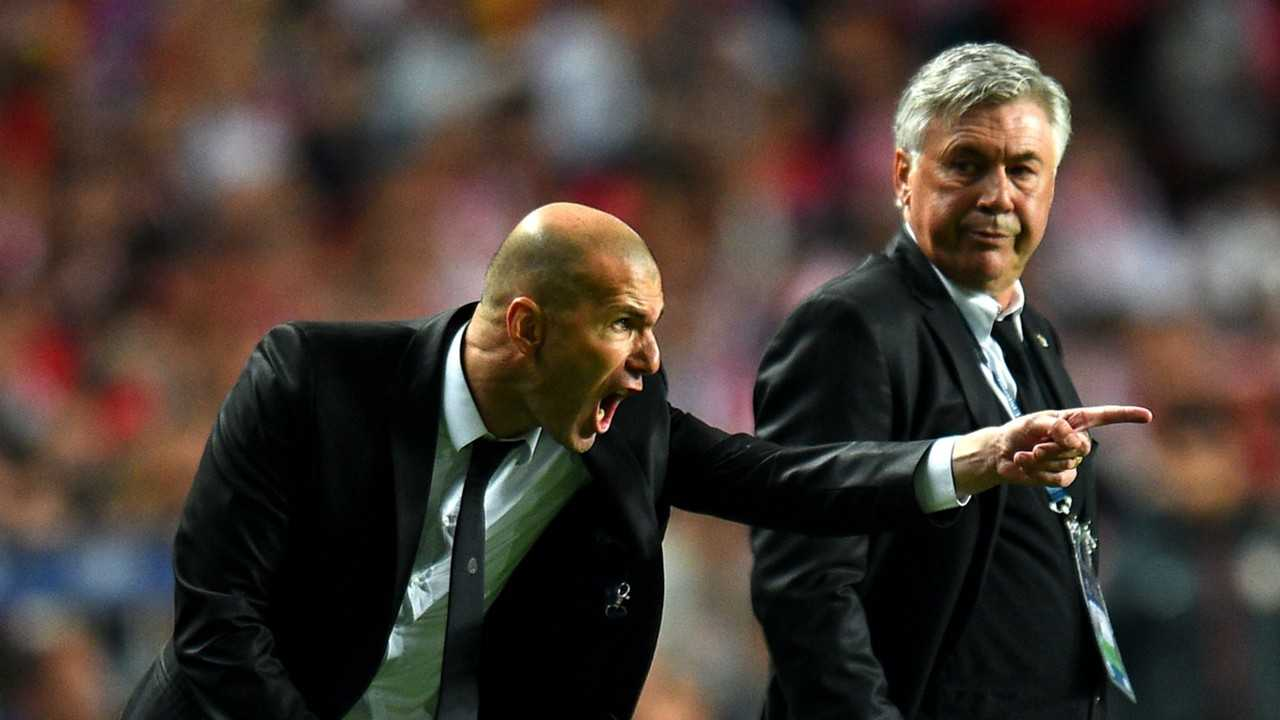
#> input picture images/zidane.jpg, 1280 x 720 px
$ python 01_image_basics.py
#> lines starting #> are read from the running program, lines starting #| are printed output that depends on the picture
import cv2
import matplotlib.pyplot as plt

image_path = "images/zidane.jpg"
image = cv2.imread(image_path)
#> image is the input picture: shape (720, 1280, 3); mean B, G, R 51.3, 58.2, 69.5

if image is None:
    raise FileNotFoundError(f"Could not read {image_path}")

print("Image shape:", image.shape)
#| Image shape: (720, 1280, 3)
print("Height:", image.shape[0])
#| Height: 720
print("Width:", image.shape[1])
#| Width: 1280
print("Channels:", image.shape[2])
#| Channels: 3

resized = cv2.resize(image, (640, 480))
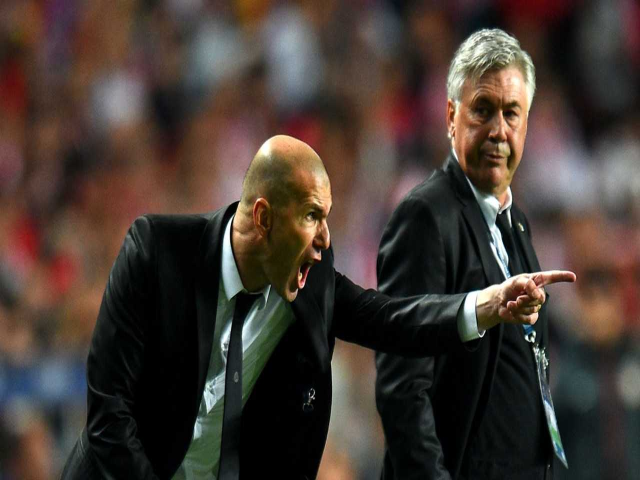
#> resized: shape (480, 640, 3); mean B, G, R 51.3, 58.1, 69.4
gray = cv2.cvtColor(resized, cv2.COLOR_BGR2GRAY)
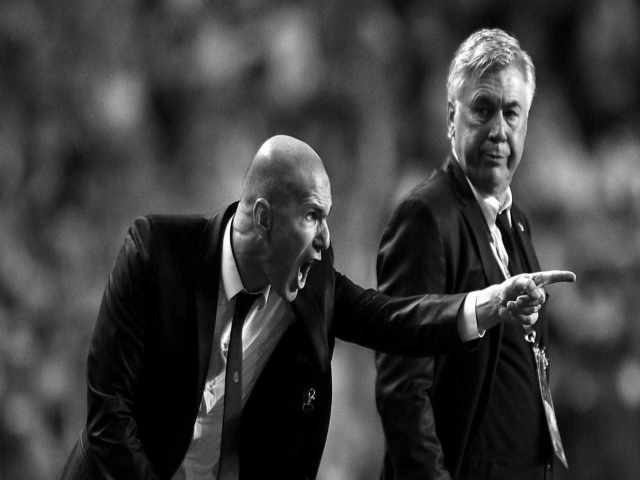
#> gray: shape (480, 640); min 0, max 255, mean 60.8


cv2.rectangle(
    resized,
    (100, 100),
    (350, 350),
    (0, 255, 0),
    3,
)

cv2.putText(
    resized,
    "Practice Object",
    (100, 80),
    cv2.FONT_HERSHEY_SIMPLEX,
    0.8,
    (0, 255, 0),
    2,
)
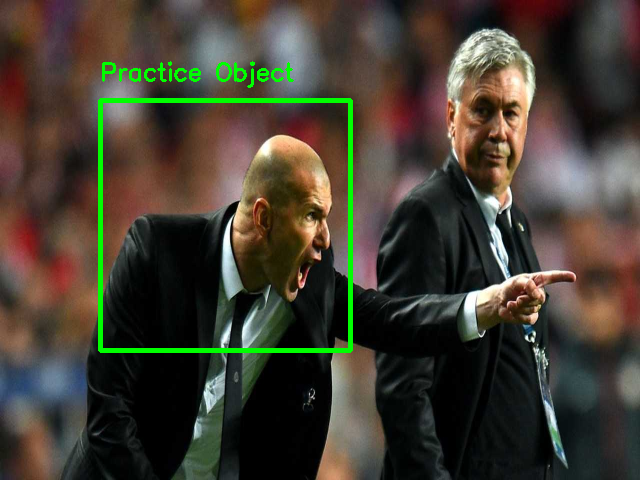
#> resized: shape (480, 640, 3); mean B, G, R 50.2, 62.1, 67.9

cv2.imwrite("outputs/resized.jpg", resized)
cv2.imwrite("outputs/grayscale.jpg", gray)

cv2.imshow("Original", image)
cv2.imshow("Processed", resized)
cv2.imshow("Grayscale", gray)

cv2.waitKey(0)
cv2.destroyAllWindows()

original_rgb = cv2.cvtColor(image, cv2.COLOR_BGR2RGB)
processed_rgb = cv2.cvtColor(resized, cv2.COLOR_BGR2RGB)

plt.figure(figsize=(10, 6))
plt.imshow(processed_rgb)
plt.title("Processed Image")
plt.axis("off")
plt.show()
